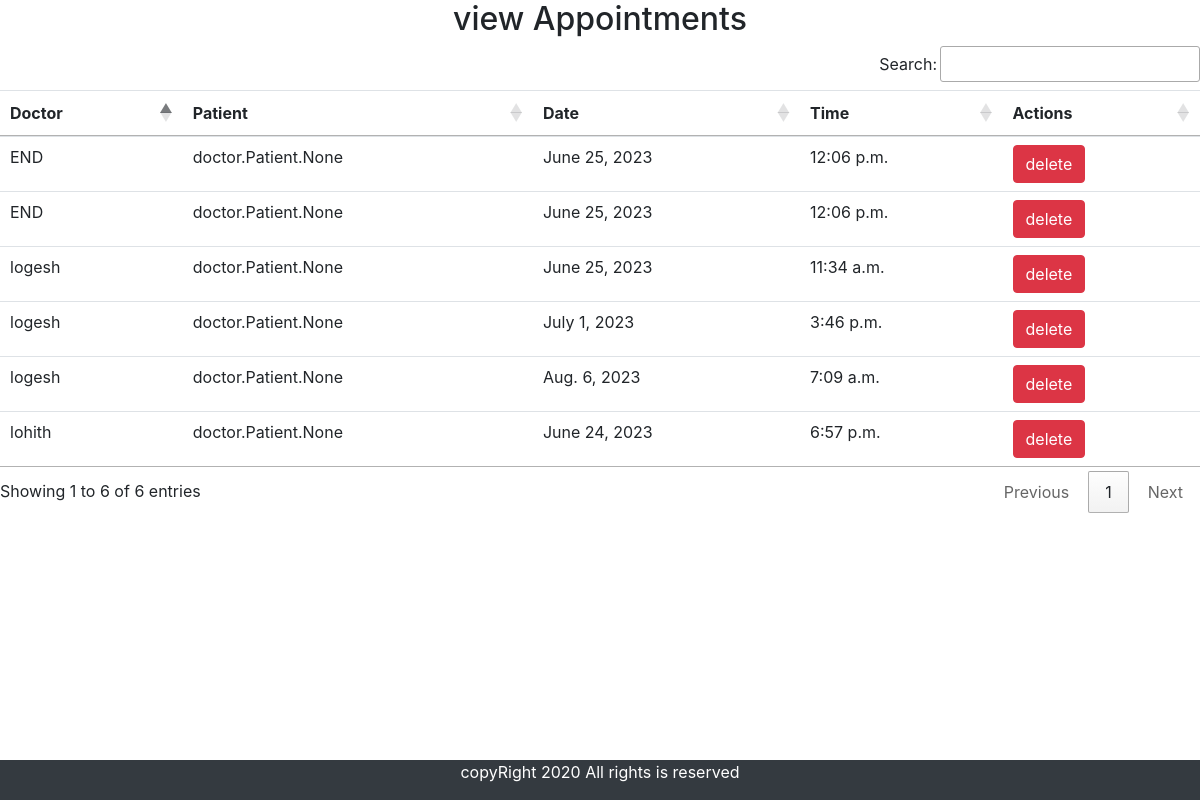
/view_appointment/, run on the app's committed database.
### doctor/models.py (models this page shows, shortened)
class Appointment(models.Model):
    doctor=models.ForeignKey(Doctor,on_delete=models.CASCADE)
    patient=models.ManyToManyField(Patient)
    date=models.DateField()
    time=models.TimeField()

class Doctor(models.Model):
    name=models.CharField(max_length=50)
    mobile=models.IntegerField()
    special=models.CharField(max_length=50)
    def __str__(self):
        return self.name

### doctor/views.py (the view)
# urls.py: path('view_appointment/',View_Appointment,name='view_appointment'),
def View_Appointment(request):
    appointments = Appointment.objects.all()
    return render(request, 'view_appointment.html', {'appointments': appointments})

### template/view_appointment.html (shortened to what this page needs)
{% include 'base.html' %}
{% block content %}
<div class="contat">
<div>
    <h2  class="text-center">view Appointments</h2>
    <table id="example" class="table table-hover">
        <thead>
            <tr>
                <tr>
                    <th>Doctor</th>
                    <th>Patient</th>
                    <th>Date</th>
                    <th>Time</th>
                    <th>Actions</th>
                </tr>
            </tr>
        </thead>
        <tbody>
            {% for appointment in appointments %}
            <tr>
                <td>{{ appointment.doctor }}</td>
                <td>{{ appointment.patient }}</td>
                <td>{{ appointment.date }}</td>
                <td>{{ appointment.time }}</td>
              <td><a href="{%url 'delete_appointment' appointment.id %}"onclick="return confirm('are you sure want to delete!')"class="btn btn-danger">delete</a></td>
            </tr>
            {% endfor %}
        </tbody>
    </table>
</div>
{% endblock %}
{% include 'footer.html' %}

### template/base.html (shortened to what this page needs)
{% load static %}
<!DOCTYPE html>
<html lang="en">
    <head>
        <met name="viewport" content="width=device-width, initial-scale=1.0">
            <link rel="stylesheet" href="https://cdn.jsdelivr.net/npm/bootstrap@4.6.2/dist/css/bootstrap.min.css">
            <link rel="stylesheet" href="https://use.fontawesome.com/releases/v5.7.0/css/all.css">
            <link rel="stylesheet" type="text/css" herf="css/mystyle.css">
            <link rel="stylesheet" href="https://cdn.datatables.net/1.13.4/css/jquery.dataTables.min.css">
            <link rel="stylesheet" href="https://cdn.datatables.net/buttons/2.3.6/css/buttons.dataTables.min.css">
    </head>
    <body>
    </body>
</html>

### template/footer.html
  <footer class="fixed-bottom bg-dark">
    <div class="container">
      <div class="row">
        <div class="col-sm-12 text-center">
          <div class="copyRight-text">
            <p class ="text-white">copyRight 2020 All rights is reserved</p>
          </div>
        </div>
      </div>
    </div>
  </footer>

### template/view_appointment.html (style rules this page uses)
.contat { height: 75vh; }

### data on the page
Appointment: doctor "lohith", patient "doctor.Patient.None", date "June 24, 2023", time "6:57 p.m."
Appointment: doctor "logesh", patient "doctor.Patient.None", date "June 25, 2023", time "11:34 a.m."
Appointment: doctor "END", patient "doctor.Patient.None", date "June 25, 2023", time "12:06 p.m."
Appointment: doctor "END", patient "doctor.Patient.None", date "June 25, 2023", time "12:06 p.m."
Appointment: doctor "logesh", patient "doctor.Patient.None", date "July 1, 2023", time "3:46 p.m."
Appointment: doctor "logesh", patient "doctor.Patient.None", date "Aug. 6, 2023", time "7:09 a.m."
